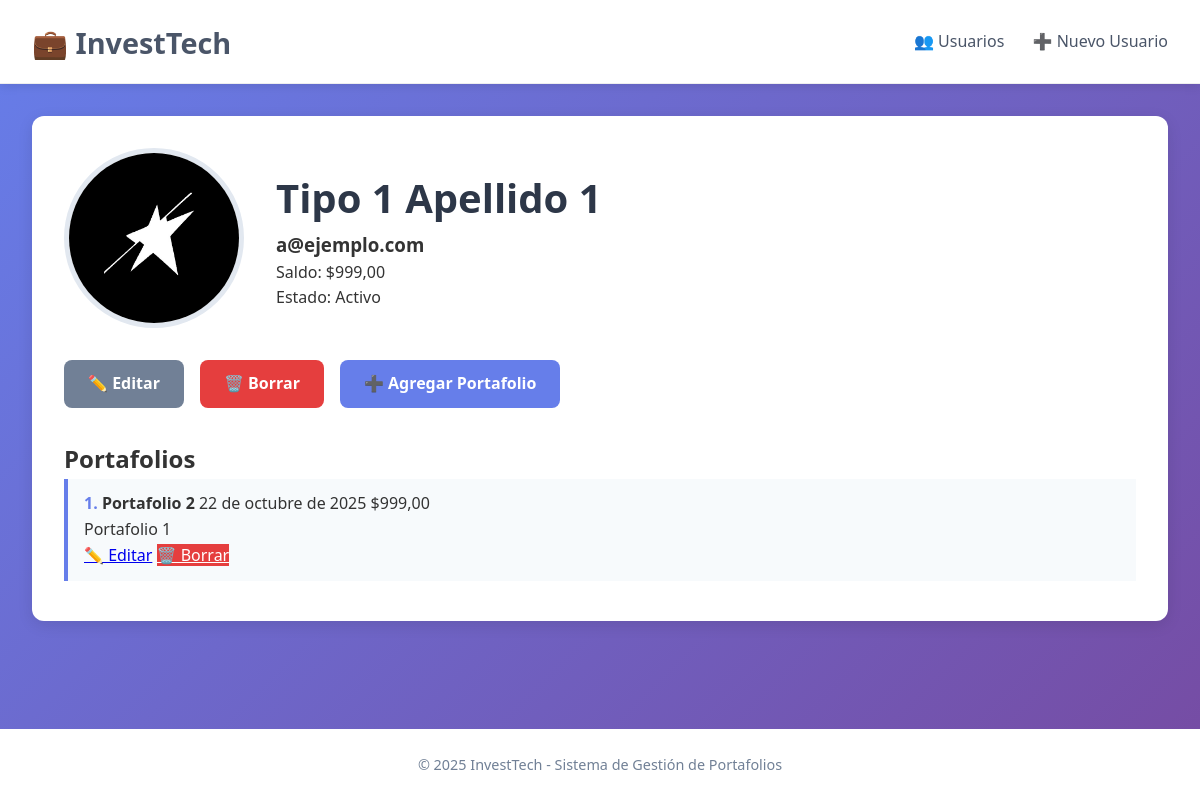
/usuario/1/, run on the app's committed database.
### app_Usuario/models.py (models this page shows, shortened)
class Usuario(models.Model):
    id_usuario = models.AutoField(primary_key=True)
    nombre = models.CharField(max_length=100, help_text="Nombre del usuario")
    apellido = models.CharField(max_length=100, help_text="Apellido del usuario")
    email = models.EmailField(max_length=255, help_text="Correo electrónico del usuario")
    contrasena = models.CharField(max_length=255, help_text="Contraseña del usuario")
    saldo = models.DecimalField(max_digits=15, decimal_places=2, help_text="Saldo disponible del usuario")
    activo = models.BooleanField(default=True, help_text="Indica si el usuario está activo")
    foto = models.ImageField(upload_to='img_usuarios/', blank=True, null=True, help_text="Foto de perfil del usuario")
    class Meta:
        verbose_name = "Usuario"
        verbose_name_plural = "Usuarios"

class Portafolio(models.Model):
    id_portafolio = models.AutoField(primary_key=True)
    id_usuario = models.ForeignKey(Usuario, on_delete=models.CASCADE, related_name='portafolios')
    nombre_port = models.CharField(max_length=100, help_text="Nombre del portafolio")
    fecha = models.DateField(help_text="Fecha de creación del portafolio")
    descripcion = models.TextField(help_text="Descripción del portafolio")
    valor_total = models.DecimalField(max_digits=15, decimal_places=2, help_text="Valor total del portafolio")
    class Meta:
        verbose_name = "Portafolio"
        verbose_name_plural = "Portafolios"

### app_Usuario/views.py (the view)
# urls.py: path('usuario/<int:usuario_id>/', views.detalle_usuario, name='detalle_usuario'),
def detalle_usuario(request, usuario_id):
    usuario = get_object_or_404(Usuario, id_usuario=usuario_id)
    portafolios = usuario.portafolios.all()  # Obtiene todos los portafolios del usuario
    return render(request, 'detalle_usuario.html', {
        'usuario': usuario,
        'portafolios': portafolios
    })

### app_Usuario/templates/detalle_usuario.html (shortened to what this page needs)
{% extends 'base.html' %}
{% block contenido %}
<article class="artist-detail">
    <div class="artist-banner">
        {% if usuario.foto %}
            <img src="{{ usuario.foto.url }}" alt="Foto de {{ usuario.nombre }}" class="detail-photo">
        {% else %}
            <div class="detail-placeholder">👤</div>
        {% endif %}
        <div class="artist-info">
            <h1>{{ usuario.nombre }} {{ usuario.apellido }}</h1>
            <h3>{{ usuario.email }}</h3>
            <p class="user-balance">Saldo: ${{ usuario.saldo }}</p>
            <p class="user-status">Estado: {% if usuario.activo %}Activo{% else %}Inactivo{% endif %}</p>
        </div>
    </div>
    <div class="detail-actions">
        <a href="{% url 'app_Usuario:editar_usuario' usuario.id_usuario %}" class="btn btn-secondary">✏️ Editar</a>
        <a href="{% url 'app_Usuario:borrar_usuario' usuario.id_usuario %}" class="btn btn-danger">🗑️ Borrar</a>
        <a href="{% url 'app_Usuario:crear_portafolio' usuario.id_usuario %}" class="btn btn-primary">➕ Agregar Portafolio</a>
    </div>
    <section class="songs-section">
        <h2>Portafolios</h2>
        {% if portafolios %}
        <ul class="song-list">
            {% for portafolio in portafolios %}
            <li class="portfolio-item">
                <strong>{{ portafolio.nombre_port }}</strong>
                <span class="portfolio-date">{{ portafolio.fecha }}</span>
                <span class="portfolio-value">${{ portafolio.valor_total }}</span>
                <p class="portfolio-description">{{ portafolio.descripcion }}</p>
                <div class="portfolio-actions">
                    <a href="{% url 'app_Usuario:editar_portafolio' portafolio.id_portafolio %}" class="btn-small">✏️ Editar</a>
                    <a href="{% url 'app_Usuario:borrar_portafolio' portafolio.id_portafolio %}" class="btn-small btn-danger">🗑️ Borrar</a>
                </div>
            </li>
            {% endfor %}
        </ul>
        {% else %}
        <p class="empty-message">Este usuario no tiene portafolios registrados.</p>
        {% endif %}
    </section>
</article>
{% endblock %}

### app_Usuario/static/css/styles.css (style rules this page uses)
* { margin: 0; padding: 0; box-sizing: border-box; }
body { font-family: 'Segoe UI', Tahoma, Geneva, Verdana, sans-serif; background: linear-gradient(135deg, #667eea 0%, #764ba2 100%); color: #333; line-height: 1.6; }
.artist-detail { background: white; border-radius: 12px; overflow: hidden; box-shadow: 0 4px 15px rgba(0,0,0,0.1); padding: 2rem; }
.artist-banner { display: flex; gap: 2rem; margin-bottom: 2rem; align-items: center; }
.detail-photo { width: 180px; height: 180px; border-radius: 50%; object-fit: cover; border: 5px solid #e2e8f0; }
.artist-info h1 { font-size: 2.5rem; color: #2d3748; }
.detail-actions { margin-bottom: 2rem; display: flex; gap: 1rem; }
.song-list { list-style: none; counter-reset: song-counter; }
.song-list li { counter-increment: song-counter; padding: 0.8rem 1rem; background: #f7fafc; border-left: 4px solid #667eea; margin-bottom: 0.5rem; font-weight: 500; }
.song-list li::before { content: counter(song-counter) ". "; color: #667eea; font-weight: bold; }
.btn { padding: 0.7rem 1.5rem; border: none; border-radius: 8px; font-weight: 600; cursor: pointer; transition: background 0.3s; text-decoration: none; display: inline-block; }
.btn-primary { background: #667eea; color: white; }
.btn-secondary { background: #718096; color: white; }
.btn-danger { background: #e53e3e; color: white; }

### data on the page
Usuario: foto (picture), nombre "Tipo 1", apellido "Apellido 1", email "a@ejemplo.com", saldo "999,00"
Portafolio: nombre_port "Portafolio 2", fecha "22 de octubre de 2025", valor_total "999,00", descripcion "Portafolio 1"
